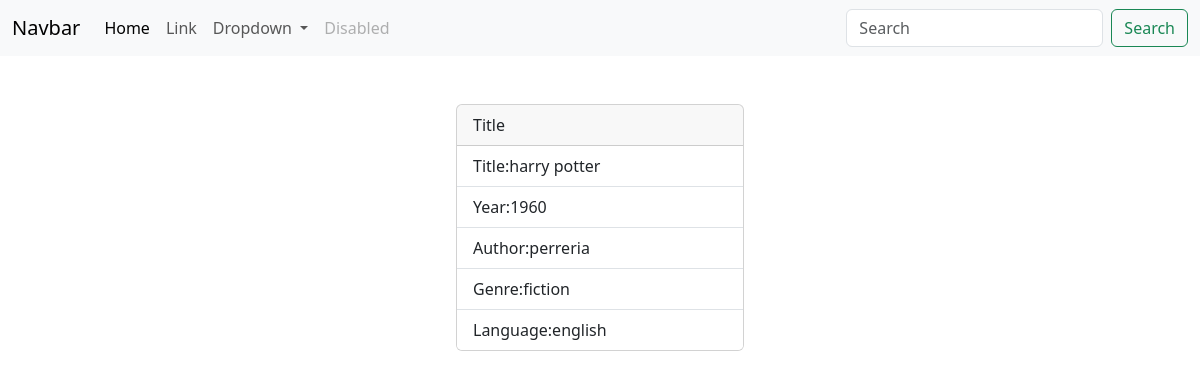
/book/2/, run on the app's committed database.
### myapp/models.py (models this page shows, shortened)
class Book(models.Model):
    title=models.CharField(max_length=200)
    author=models.CharField(max_length=200)
    year=models.PositiveIntegerField()
    genre=models.CharField(max_length=200)
    language=models.CharField(max_length=200,null=True)

### myapp/views.py (the view)
# urls.py: path('book/<int:mwogli>/',views.BookDetailView.as_view(),name="book-details"),
class BookDetailView(View):
    def get(self,request,*args,**kwargs):
        id=kwargs.get("mwogli")
        qs=Book.objects.get(id=id)
        return render(request,"book_detail.html",{"data":qs})

### myapp/templates/book_detail.html
{%extends 'base.html'%}
{%block main_block%}
<div class="container  mt-5 d-flex justify-content-center">
    <div class="card" style="width: 18rem;">
        <div class="card-header">
          Title
        </div>
        <ul class="list-group list-group-flush">
          <li class="list-group-item">Title:{{data.title}}</li>
          <li class="list-group-item">Year:{{data.year}}</li>
          <li class="list-group-item">Author:{{data.author}}</li>
          <li class="list-group-item">Genre:{{data.genre}}</li>
          <li class="list-group-item">Language:{{data.language}}</li>
        </ul>
      </div>
</div>
{%endblock%}

### data on the page
Book: title "harry potter", year "1960", author "perreria", genre "fiction", language "english"
